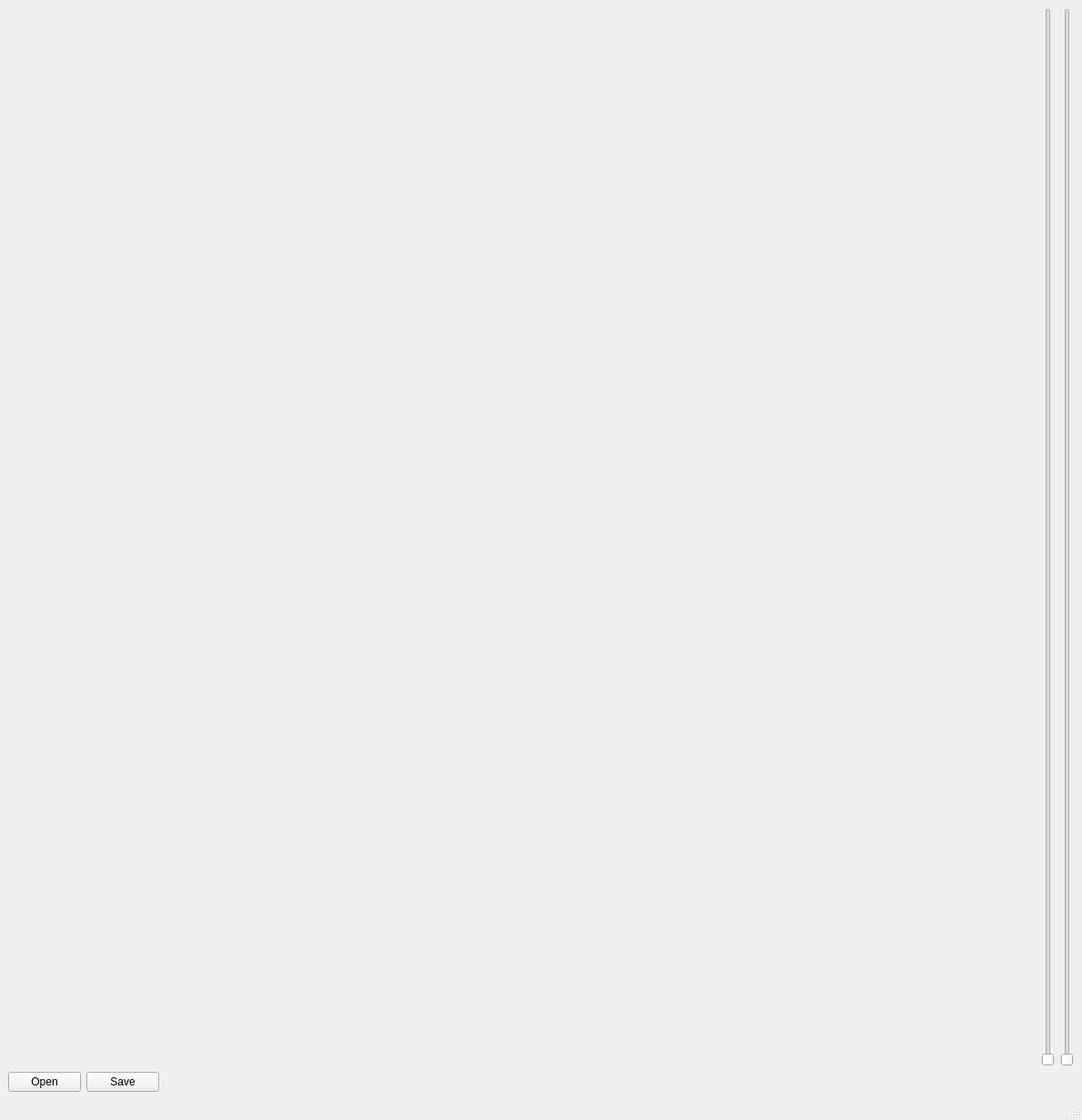
<?xml version="1.0" encoding="UTF-8"?>
<ui version="4.0">
 <class>MainWindow</class>
 <widget class="QMainWindow" name="MainWindow">
  <property name="geometry">
   <rect>
    <x>0</x>
    <y>0</y>
    <width>1190</width>
    <height>1232</height>
   </rect>
  </property>
  <property name="windowTitle">
   <string>MainWindow</string>
  </property>
  <widget class="QWidget" name="centralwidget">
   <layout class="QGridLayout" name="gridLayout">
    <item row="0" column="0" colspan="2">
     <layout class="QHBoxLayout" name="horizontalLayout_3">
      <item>
       <widget class="QLabel" name="label">
        <property name="text">
         <string/>
        </property>
        <property name="pixmap">
         <pixmap>../../../../Pictures/Saved Pictures/p1.jpg</pixmap>
        </property>
       </widget>
      </item>
      <item>
       <layout class="QHBoxLayout" name="horizontalLayout">
        <item>
         <widget class="QSlider" name="verticalSlider">
          <property name="orientation">
           <enum>Qt::Vertical</enum>
          </property>
         </widget>
        </item>
        <item>
         <widget class="QSlider" name="verticalSlider_2">
          <property name="orientation">
           <enum>Qt::Vertical</enum>
          </property>
         </widget>
        </item>
       </layout>
      </item>
     </layout>
    </item>
    <item row="1" column="0">
     <layout class="QHBoxLayout" name="horizontalLayout_2">
      <item>
       <widget class="QPushButton" name="pushButton_2">
        <property name="text">
         <string>Open</string>
        </property>
       </widget>
      </item>
      <item>
       <widget class="QPushButton" name="pushButton">
        <property name="text">
         <string>Save</string>
        </property>
       </widget>
      </item>
     </layout>
    </item>
    <item row="1" column="1">
     <spacer name="horizontalSpacer">
      <property name="orientation">
       <enum>Qt::Horizontal</enum>
      </property>
      <property name="sizeHint" stdset="0">
       <size>
        <width>951</width>
        <height>20</height>
       </size>
      </property>
     </spacer>
    </item>
   </layout>
  </widget>
  <widget class="QMenuBar" name="menubar">
   <property name="geometry">
    <rect>
     <x>0</x>
     <y>0</y>
     <width>1190</width>
     <height>56</height>
    </rect>
   </property>
  </widget>
  <widget class="QStatusBar" name="statusbar"/>
 </widget>
 <resources/>
 <connections>
  <connection>
   <sender>verticalSlider</sender>
   <signal>valueChanged(int)</signal>
   <receiver>label</receiver>
   <slot>setNum(int)</slot>
   <hints>
    <hint type="sourcelabel">
     <x>849</x>
     <y>564</y>
    </hint>
    <hint type="destinationlabel">
     <x>681</x>
     <y>560</y>
    </hint>
   </hints>
  </connection>
  <connection>
   <sender>verticalSlider_2</sender>
   <signal>valueChanged(int)</signal>
   <receiver>label</receiver>
   <slot>clear()</slot>
   <hints>
    <hint type="sourcelabel">
     <x>1019</x>
     <y>714</y>
    </hint>
    <hint type="destinationlabel">
     <x>695</x>
     <y>734</y>
    </hint>
   </hints>
  </connection>
  <connection>
   <sender>pushButton_2</sender>
   <signal>clicked()</signal>
   <receiver>label</receiver>
   <slot>clear()</slot>
   <hints>
    <hint type="sourcelabel">
     <x>93</x>
     <y>1109</y>
    </hint>
    <hint type="destinationlabel">
     <x>97</x>
     <y>1072</y>
    </hint>
   </hints>
  </connection>
  <connection>
   <sender>pushButton</sender>
   <signal>clicked()</signal>
   <receiver>label</receiver>
   <slot>clear()</slot>
   <hints>
    <hint type="sourcelabel">
     <x>316</x>
     <y>1129</y>
    </hint>
    <hint type="destinationlabel">
     <x>321</x>
     <y>1067</y>
    </hint>
   </hints>
  </connection>
 </connections>
</ui>
